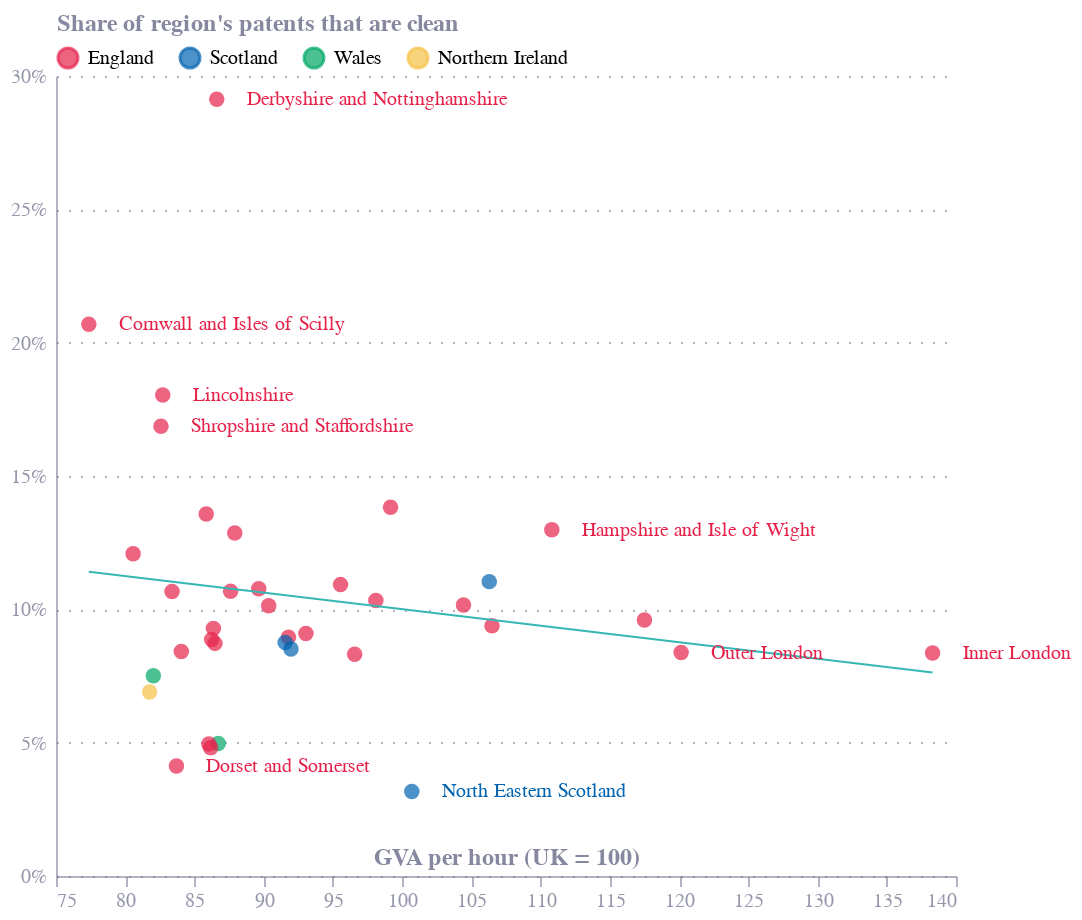

The notebook cell this image was saved under:
### Markdown cell above
# Fig 3

### Code cell
df = pd.read_excel("Fig 3 - scatter.xlsx", skiprows=0)
df = df.iloc[:, [0, 1, 2]].copy()
df.columns = ["Region", "GVA per hour", "Share of clean patents"]

# Convert data types
df["GVA per hour"] = df["GVA per hour"].astype(float)
df["Share of clean patents"] = df["Share of clean patents"].astype(float)

# region lookups

parents = {
  "Bedfordshire and Hertfordshire": "England",
  "Berkshire, Buckinghamshire and Oxfordshire": "England",
  "Cheshire": "England",
  "Cornwall and Isles of Scilly": "England",
  "Cumbria": "England",
  "Derbyshire and Nottinghamshire": "England",
  "Devon": "England",
  "Dorset and Somerset": "England",
  "East Anglia": "England",
  "East Wales": "Wales",
  "East Yorkshire and Northern Lincolnshire": "England",
  "Eastern Scotland": "Scotland",
  "Essex": "England",
  "Gloucestershire, Wiltshire and Bath/Bristol area": "England",
  "Greater Manchester": "England",
  "Hampshire and Isle of Wight": "England",
  "Herefordshire, Worcestershire and Warwickshire": "England",
  "Highlands and Islands": "Scotland",
  "Inner London": "England",
  "Kent": "England",
  "Lancashire": "England",
  "Leicestershire, Rutland and Northamptonshire": "England",
  "Lincolnshire": "England",
  "Merseyside": "England",
  "North Eastern Scotland": "Scotland",
  "North Yorkshire": "England",
  "Northern Ireland": "Northern Ireland",
  "Northumberland and Tyne and Wear": "England",
  "Outer London": "England",
  "Shropshire and Staffordshire": "England",
  "South Western Scotland": "Scotland",
  "South Yorkshire": "England",
  "Surrey, East and West Sussex": "England",
  "Tees Valley and Durham": "England",
  "West Midlands": "England",
  "West Wales and The Valleys": "Wales",
  "West Yorkshire": "England"
}

df["parent"] = df["Region"].map(parents)

label_points = [
  "Cornwall and Isles of Scilly",
  "Derbyshire and Nottinghamshire",
  "Lincolnshire",
  "Shropshire and Staffordshire",
  "Dorset and Somerset",
  "Inner London",
  "Outer London",
  "North Eastern Scotland",
  "Hampshire and Isle of Wight",
]

df["label"] = np.where(df["Region"].isin(label_points), df["Region"], "")



# Drop rows with NaN values
df = df.dropna()

# Create the bubble chart using Altair
bubbles = alt.Chart(df).mark_circle().encode(
    x=alt.X('GVA per hour', axis=alt.Axis(title='GVA per hour (UK = 100)'), scale=alt.Scale(zero=False)),
    y=alt.Y('Share of clean patents', axis=alt.Axis(
        titleY=-20,
        title='Share of region\'s patents that are clean', format='%')),
    size=alt.value(60),
    color=alt.Color('parent', legend=alt.Legend(
                                                orient='none',
                                                direction= 'horizontal',
                                                legendY=-15,
                                                title= None,
                                                 values=["England", "Scotland", "Wales", "Northern Ireland"])),
    tooltip=['Region', 'GVA per hour', {'type': 'quantitative', 'field': 'Share of clean patents', 'title': "clean patents", 'format': '.2%'}]
)

# add a trendline
reg_line = bubbles.transform_regression('GVA per hour', 'Share of clean patents').mark_line(color='black').encode(
    size=alt.value(1)
)

labels = bubbles.mark_text(
    align='left',
    baseline='middle',
    dx=15
).encode(
    text='label',
    size=alt.value(10),
)

chart = bubbles + reg_line + labels

chart = chart.properties(
    width=450,
    height=400,
)

chart.save("fig3.json")
chart.save("fig3.png", scale_factor=2.0)

chart

### Figure 1 — Vega-Lite specification as saved in the notebook (floating-point values rounded to 4 significant figures)
{"config": {"font": "Circular Std", "mark": {"line": {"interpolate": "monotone"}}, "view": {"stroke": "transparent", "width": 400, "height": 300}, "range": {"category": ["#36B7B4", "#E6224B", "#F4C245", "#0063AF", "#00A767", "#179FDB", "#EB5C2E"], "diverging": ["#E6224B", "#E54753", "#C9C9C9", "#179FDB", "#122B39"], "heatmap": ["#C9C9C9", "#179FDB", "#0063AF", "#122B39"], "ordinal": ["#00A767", "#36B7B4", "#179FDB", "#0063AF", "#243B5A"]}, "axisX": {"domainColor": "#676A86", "domainOpacity": 0.5, "grid": false, "labelAngle": 0, "labelColor": "#676A86", "labelOpacity": 0.7, "orient": "bottom", "tickColor": "#676A86", "tickCount": 10, "tickOpacity": 0.5, "title": false, "titleAlign": "center", "titleAnchor": "middle", "titleColor": "#676A86", "titleFontSize": 12, "titleOpacity": 0.8, "titleY": -15}, "axisY": {"domainColor": "#676A86", "domainOpacity": 0.5, "gridColor": "#676A86", "gridDash": [1, 5], "gridOpacity": 0.5, "labelColor": "#676A86", "labelOpacity": 0.7, "labelPadding": 5, "tickColor": "#676A86", "tickCount": 8, "tickOpacity": 0.5, "ticks": false, "titleAlign": "left", "titleAngle": 0, "titleBaseline": "bottom", "titleColor": "#676A86", "titleFontSize": 12, "titleOpacity": 0.8, "titleX": 0, "titleY": -7}}, "layer": [{"mark": {"type": "circle"}, "encoding": {"color": {"field": "parent", "legend": {"direction": "horizontal", "legendY": -15, "orient": "none", "title": null, "values": ["England", "Scotland", "Wales", "Northern Ireland"]}, "type": "nominal"}, "size": {"value": 60}, "tooltip": [{"field": "Region", "type": "nominal"}, {"field": "GVA per hour", "type": "quantitative"}, {"field": "Share of clean patents", "format": ".2%", "title": "clean patents", "type": "quantitative"}], "x": {"axis": {"title": "GVA per hour (UK = 100)"}, "field": "GVA per hour", "scale": {"zero": false}, "type": "quantitative"}, "y": {"axis": {"format": "%", "title": "Share of region's patents that are clean", "titleY": -20}, "field": "Share of clean patents", "type": "quantitative"}}}, {"mark": {"type": "line", "color": "black"}, "encoding": {"color": {"field": "parent", "legend": {"direction": "horizontal", "legendY": -15, "orient": "none", "title": null, "values": ["England", "Scotland", "Wales", "Northern Ireland"]}, "type": "nominal"}, "size": {"value": 1}, "tooltip": [{"field": "Region", "type": "nominal"}, {"field": "GVA per hour", "type": "quantitative"}, {"field": "Share of clean patents", "format": ".2%", "title": "clean patents", "type": "quantitative"}], "x": {"axis": {"title": "GVA per hour (UK = 100)"}, "field": "GVA per hour", "scale": {"zero": false}, "type": "quantitative"}, "y": {"axis": {"format": "%", "title": "Share of region's patents that are clean", "titleY": -20}, "field": "Share of clean patents", "type": "quantitative"}}, "transform": [{"on": "GVA per hour", "regression": "Share of clean patents"}]}, {"mark": {"type": "text", "align": "left", "baseline": "middle", "dx": 15}, "encoding": {"color": {"field": "parent", "legend": {"direction": "horizontal", "legendY": -15, "orient": "none", "title": null, "values": ["England", "Scotland", "Wales", "Northern Ireland"]}, "type": "nominal"}, "size": {"value": 10}, "text": {"field": "label", "type": "nominal"}, "tooltip": [{"field": "Region", "type": "nominal"}, {"field": "GVA per hour", "type": "quantitative"}, {"field": "Share of clean patents", "format": ".2%", "title": "clean patents", "type": "quantitative"}], "x": {"axis": {"title": "GVA per hour (UK = 100)"}, "field": "GVA per hour", "scale": {"zero": false}, "type": "quantitative"}, "y": {"axis": {"format": "%", "title": "Share of region's patents that are clean", "titleY": -20}, "field": "Share of clean patents", "type": "quantitative"}}}], "data": {"name": "data-61849467b251f6cff0896bcd722fc576"}, "height": 400, "width": 450, "$schema": "https://vega.github.io/schema/vega-lite/v5.8.0.json", "datasets": {"data-61849467b251f6cff0896bcd722fc576": [{"Region": "Bedfordshire and Hertfordshire", "GVA per hour": 98.1, "Share of clean patents": 0.1033, "parent": "England", "label": ""}, {"Region": "Berkshire, Buckinghamshire and Oxfordshire", "GVA per hour": 117.5, "Share of clean patents": 0.09599, "parent": "England", "label": ""}, {"Region": "Cheshire", "GVA per hour": 104.4, "Share of clean patents": 0.1016, "parent": "England", "label": ""}, {"Region": "Cornwall and Isles of Scilly", "GVA per hour": 77.37, "Share of clean patents": 0.2069, "parent": "England", "label": "Cornwall and Isles of Scilly"}, {"Region": "Cumbria", "GVA per hour": 83.38, "Share of clean patents": 0.1067, "parent": "England", "label": ""}, {"Region": "Derbyshire and Nottinghamshire", "GVA per hour": 86.61, "Share of clean patents": 0.2913, "parent": "England", "label": "Derbyshire and Nottinghamshire"}, {"Region": "Devon", "GVA per hour": 84.05, "Share of clean patents": 0.08416, "parent": "England", "label": ""}, {"Region": "Dorset and Somerset", "GVA per hour": 83.7, "Share of clean patents": 0.04124, "parent": "England", "label": "Dorset and Somerset"}, {"Region": "East Anglia", "GVA per hour": 91.79, "Share of clean patents": 0.08955, "parent": "England", "label": ""}, {"Region": "East Wales", "GVA per hour": 86.72, "Share of clean patents": 0.04968, "parent": "Wales", "label": ""}, {"Region": "East Yorkshire and Northern Lincolnshire", "GVA per hour": 86.04, "Share of clean patents": 0.0495, "parent": "England", "label": ""}, {"Region": "Eastern Scotland", "GVA per hour": 106.3, "Share of clean patents": 0.1104, "parent": "Scotland", "label": ""}, {"Region": "Essex", "GVA per hour": 95.55, "Share of clean patents": 0.1093, "parent": "England", "label": ""}, {"Region": "Gloucestershire, Wiltshire and Bath/Bristol area", "GVA per hour": 99.16, "Share of clean patents": 0.1383, "parent": "England", "label": ""}, {"Region": "Greater Manchester", "GVA per hour": 89.64, "Share of clean patents": 0.1077, "parent": "England", "label": ""}, {"Region": "Hampshire and Isle of Wight", "GVA per hour": 110.8, "Share of clean patents": 0.1298, "parent": "England", "label": "Hampshire and Isle of Wight"}, {"Region": "Herefordshire, Worcestershire and Warwickshire", "GVA per hour": 93.05, "Share of clean patents": 0.09091, "parent": "England", "label": ""}, {"Region": "Highlands and Islands", "GVA per hour": 91.97, "Share of clean patents": 0.08511, "parent": "Scotland", "label": ""}, {"Region": "Inner London", "GVA per hour": 138.3, "Share of clean patents": 0.08363, "parent": "England", "label": "Inner London"}, {"Region": "Kent", "GVA per hour": 96.57, "Share of clean patents": 0.08315, "parent": "England", "label": ""}, {"Region": "Lancashire", "GVA per hour": 87.61, "Share of clean patents": 0.1068, "parent": "England", "label": ""}, {"Region": "Leicestershire, Rutland and Northamptonshire", "GVA per hour": 87.91, "Share of clean patents": 0.1287, "parent": "England", "label": ""}, {"Region": "Lincolnshire", "GVA per hour": 82.71, "Share of clean patents": 0.1804, "parent": "England", "label": "Lincolnshire"}, {"Region": "Merseyside", "GVA per hour": 86.17, "Share of clean patents": 0.04812, "parent": "England", "label": ""}, {"Region": "North Eastern Scotland", "GVA per hour": 100.7, "Share of clean patents": 0.0317, "parent": "Scotland", "label": "North Eastern Scotland"}, {"Region": "North Yorkshire", "GVA per hour": 86.48, "Share of clean patents": 0.08723, "parent": "England", "label": ""}, {"Region": "Northern Ireland", "GVA per hour": 81.76, "Share of clean patents": 0.06897, "parent": "Northern Ireland", "label": ""}, {"Region": "Northumberland and Tyne and Wear", "GVA per hour": 86.24, "Share of clean patents": 0.08871, "parent": "England", "label": ""}, {"Region": "Outer London", "GVA per hour": 120.1, "Share of clean patents": 0.0838, "parent": "England", "label": "Outer London"}, {"Region": "Shropshire and Staffordshire", "GVA per hour": 82.58, "Share of clean patents": 0.1686, "parent": "England", "label": "Shropshire and Staffordshire"}, {"Region": "South Western Scotland", "GVA per hour": 91.55, "Share of clean patents": 0.08759, "parent": "Scotland", "label": ""}, {"Region": "South Yorkshire", "GVA per hour": 80.57, "Share of clean patents": 0.1209, "parent": "England", "label": ""}, {"Region": "Surrey, East and West Sussex", "GVA per hour": 106.5, "Share of clean patents": 0.0938, "parent": "England", "label": ""}, {"Region": "Tees Valley and Durham", "GVA per hour": 85.85, "Share of clean patents": 0.1358, "parent": "England", "label": ""}, {"Region": "West Midlands", "GVA per hour": 90.36, "Share of clean patents": 0.1014, "parent": "England", "label": ""}, {"Region": "West Wales and The Valleys", "GVA per hour": 82.03, "Share of clean patents": 0.07508, "parent": "Wales", "label": ""}, {"Region": "West Yorkshire", "GVA per hour": 86.37, "Share of clean patents": 0.09286, "parent": "England", "label": ""}]}}
